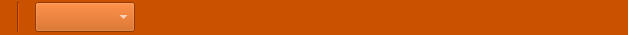
<?xml version="1.0" encoding="UTF-8"?>
<ui version="4.0">
 <class>sysStatusFrame</class>
 <widget class="QWidget" name="sysStatusFrame">
  <property name="geometry">
   <rect>
    <x>0</x>
    <y>0</y>
    <width>628</width>
    <height>35</height>
   </rect>
  </property>
  <property name="minimumSize">
   <size>
    <width>0</width>
    <height>30</height>
   </size>
  </property>
  <property name="windowTitle">
   <string>sysStatusFrame</string>
  </property>
  <property name="styleSheet">
   <string notr="true">background-color: rgb(202, 81, 0);
color: rgb(255, 255, 255);
</string>
  </property>
  <layout class="QGridLayout" name="gridLayout">
   <property name="leftMargin">
    <number>6</number>
   </property>
   <property name="topMargin">
    <number>0</number>
   </property>
   <property name="rightMargin">
    <number>0</number>
   </property>
   <property name="bottomMargin">
    <number>0</number>
   </property>
   <property name="horizontalSpacing">
    <number>4</number>
   </property>
   <property name="verticalSpacing">
    <number>0</number>
   </property>
   <item row="0" column="3">
    <widget class="QComboBox" name="comboBox_page">
     <property name="minimumSize">
      <size>
       <width>100</width>
       <height>30</height>
      </size>
     </property>
     <property name="maximumSize">
      <size>
       <width>100</width>
       <height>30</height>
      </size>
     </property>
    </widget>
   </item>
   <item row="0" column="2">
    <widget class="QLabel" name="label_page">
     <property name="text">
      <string/>
     </property>
    </widget>
   </item>
   <item row="0" column="4">
    <widget class="QLabel" name="label_proList">
     <property name="text">
      <string/>
     </property>
     <property name="alignment">
      <set>Qt::AlignBottom|Qt::AlignLeading|Qt::AlignLeft</set>
     </property>
    </widget>
   </item>
   <item row="0" column="5">
    <spacer name="horizontalSpacer">
     <property name="orientation">
      <enum>Qt::Horizontal</enum>
     </property>
     <property name="sizeHint" stdset="0">
      <size>
       <width>40</width>
       <height>20</height>
      </size>
     </property>
    </spacer>
   </item>
   <item row="0" column="0">
    <widget class="QLabel" name="label_pro">
     <property name="text">
      <string/>
     </property>
    </widget>
   </item>
   <item row="0" column="1">
    <widget class="Line" name="line">
     <property name="styleSheet">
      <string notr="true">color: rgb(255, 255, 255);</string>
     </property>
     <property name="orientation">
      <enum>Qt::Vertical</enum>
     </property>
    </widget>
   </item>
   <item row="0" column="6">
    <widget class="QLabel" name="label_load_status">
     <property name="text">
      <string/>
     </property>
    </widget>
   </item>
  </layout>
 </widget>
 <layoutdefault spacing="6" margin="11"/>
 <resources/>
 <connections/>
</ui>
